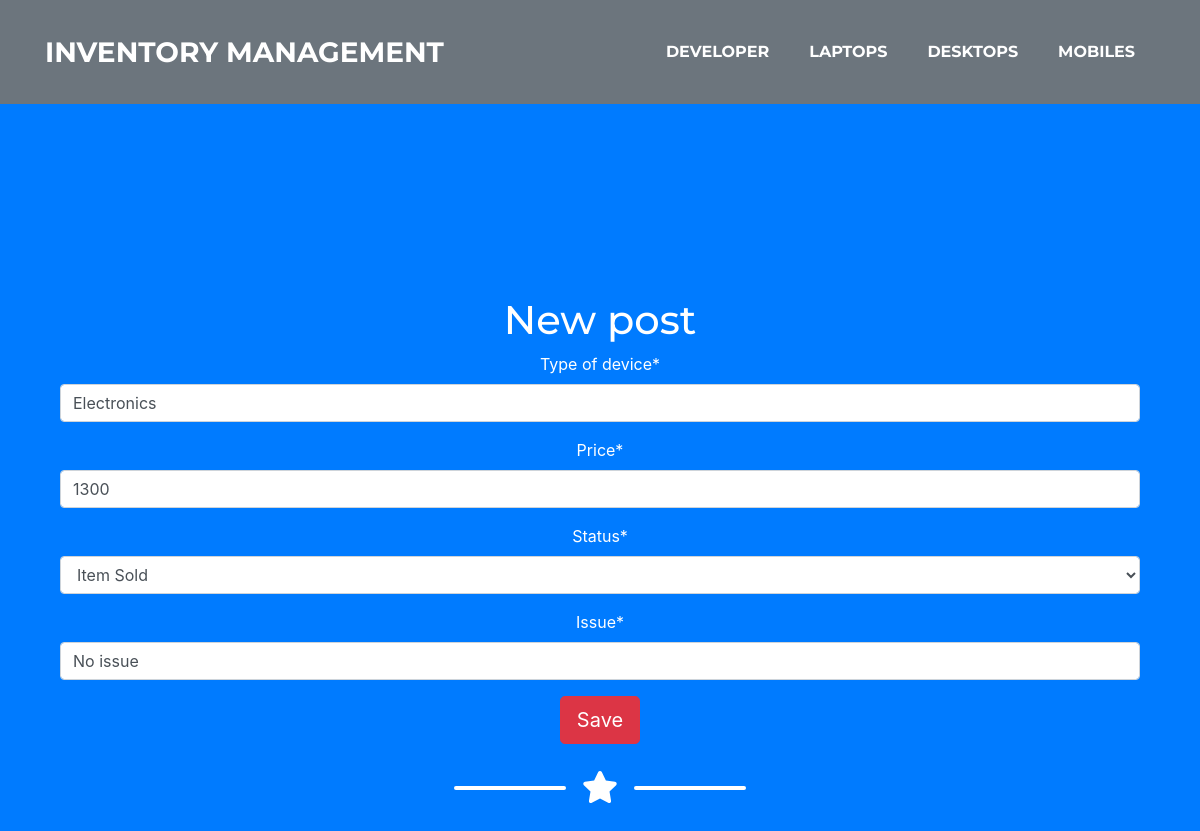
The app's page /edit_laptop/2 with its own data.
### inventory/models.py (models this page shows, shortened)
class Device(models.Model):
    type_of_device = models.CharField(max_length=200, blank=False)
    price          = models.PositiveIntegerField()
    issue          = models.CharField(max_length=200, default='No issue')
    choices        = (
                        ('AVAILABLE','Ready to Purchage'),
                        ('SOLD','Item Sold'),
                        ('Restocking','item restocking in few days')
                     )
    status         = models.CharField(max_length=200,choices=choices, default="SOLD")
    class Meta:
        abstract = True

class Laptop(Device):
    def get_absolute_url(self):
        return reverse('inv:laptops')

### inventory/views.py (the view)
# urls.py: path("edit_laptop/<int:pk>",views.EditlaptopView.as_view(),name="e_laptop"),
class EditlaptopView(UpdateView):
    form_class = LaptopForm
    template_name = "inventory/edit_form.html"
    model = Laptop

### inventory/forms.py
class LaptopForm(forms.ModelForm):
    class Meta:
        model  = Laptop
        fields = ('type_of_device','price','status','issue')

### templates/inventory/edit_form.html
{% extends 'base.html' %} {% load crispy_forms_tags %} {% block content %}
<div class="container techfont">
  <h1>New post</h1>
  <form method="POST" class="post-form">
    {% csrf_token %} {{form|crispy}}
    <button type="submit" class="btn btn-danger btn-lg">Save</button>
  </form>
</div>
{% endblock %}

### records on screen
Laptop: type_of_device "Electronics", price "1300", status "Item Sold", issue "No issue"
